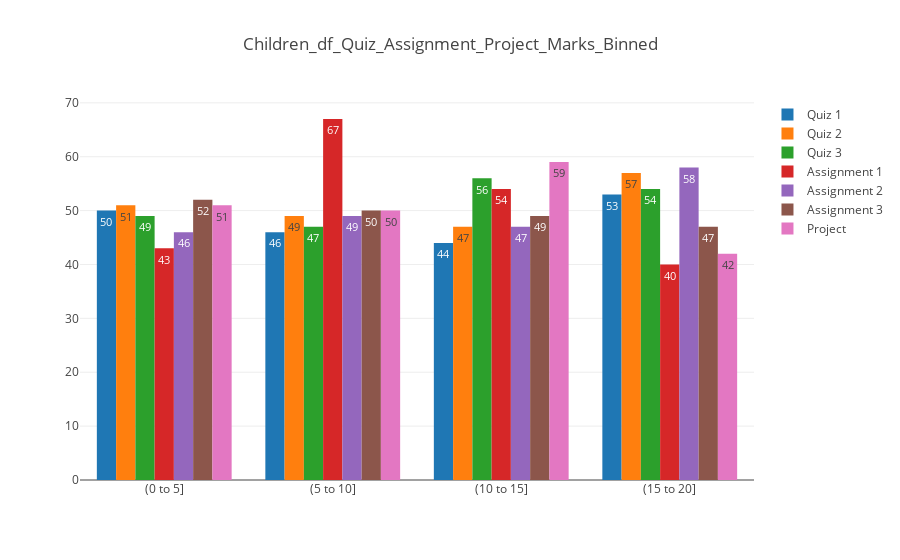

Notebook code for this chart:
### Code cell
# Quiz, Assignment, Project marks for the Children_df

trace10 = go.Bar(
    x=['(0 to 5]', '(5 to 10]', '(10 to 15]', '(15 to 20]'],
    y=children_df_quiz_1_marks_binned,
    text=children_df_quiz_1_marks_binned,
    textposition = 'auto',
    name='Quiz 1',

)

trace11 = go.Bar(
    x=['(0 to 5]', '(5 to 10]', '(10 to 15]', '(15 to 20]'],
    y=children_df_quiz_2_marks_binned,
    text=children_df_quiz_2_marks_binned,
    textposition = 'auto',
    name='Quiz 2'
)


trace12 = go.Bar(
    x=['(0 to 5]', '(5 to 10]', '(10 to 15]', '(15 to 20]'],
    y=children_df_quiz_3_marks_binned,
    text=children_df_quiz_3_marks_binned,
    textposition = 'auto',
    name='Quiz 3'
)


trace13 = go.Bar(
    x=['(0 to 5]', '(5 to 10]', '(10 to 15]', '(15 to 20]'],
    y=children_df_assignment_1_marks_binned,
    text=children_df_assignment_1_marks_binned,
    textposition = 'auto',
    name='Assignment 1'
)

trace14 = go.Bar(
    x=['(0 to 5]', '(5 to 10]', '(10 to 15]', '(15 to 20]'],
    y=children_df_assignment_2_marks_binned,
    text=children_df_assignment_2_marks_binned,
    textposition = 'auto',
    name='Assignment 2'
)

trace15 = go.Bar(
    x=['(0 to 5]', '(5 to 10]', '(10 to 15]', '(15 to 20]'],
    y=children_df_assignment_3_marks_binned,
    text=children_df_assignment_3_marks_binned,
    textposition = 'auto',
    name='Assignment 3'
)

trace16 = go.Bar(
    x=['(0 to 5]', '(5 to 10]', '(10 to 15]', '(15 to 20]'],
    y=children_df_project_marks_binned,
    text=children_df_project_marks_binned,
    textposition = 'auto',
    name='Project'
)


data = [trace10, trace11, trace12, trace13, trace14, trace15, trace16]
layout = go.Layout(
    barmode='group',
    title='Children_df_Quiz_Assignment_Project_Marks_Binned'
)

fig = go.Figure(data=data, layout=layout)
py.iplot(fig, filename='grouped-bar')

### Figure 1 — Plotly figure (JSON) as saved in the notebook; plotly's stock layout.template omitted (floating-point values rounded to 4 significant figures)
{"data": [{"name": "Quiz 1", "text": [50, 46, 44, 53], "textposition": "auto", "type": "bar", "uid": "c059329c-c413-11e8-813c-d54112adc950", "x": ["(0 to 5]", "(5 to 10]", "(10 to 15]", "(15 to 20]"], "y": [50, 46, 44, 53]}, {"name": "Quiz 2", "text": [51, 49, 47, 57], "textposition": "auto", "type": "bar", "uid": "c05934d6-c413-11e8-813c-d54112adc950", "x": ["(0 to 5]", "(5 to 10]", "(10 to 15]", "(15 to 20]"], "y": [51, 49, 47, 57]}, {"name": "Quiz 3", "text": [49, 47, 56, 54], "textposition": "auto", "type": "bar", "uid": "c059363e-c413-11e8-813c-d54112adc950", "x": ["(0 to 5]", "(5 to 10]", "(10 to 15]", "(15 to 20]"], "y": [49, 47, 56, 54]}, {"name": "Assignment 1", "text": [43, 67, 54, 40], "textposition": "auto", "type": "bar", "uid": "c059377e-c413-11e8-813c-d54112adc950", "x": ["(0 to 5]", "(5 to 10]", "(10 to 15]", "(15 to 20]"], "y": [43, 67, 54, 40]}, {"name": "Assignment 2", "text": [46, 49, 47, 58], "textposition": "auto", "type": "bar", "uid": "c05938aa-c413-11e8-813c-d54112adc950", "x": ["(0 to 5]", "(5 to 10]", "(10 to 15]", "(15 to 20]"], "y": [46, 49, 47, 58]}, {"name": "Assignment 3", "text": [52, 50, 49, 47], "textposition": "auto", "type": "bar", "uid": "c05939d6-c413-11e8-813c-d54112adc950", "x": ["(0 to 5]", "(5 to 10]", "(10 to 15]", "(15 to 20]"], "y": [52, 50, 49, 47]}, {"name": "Project", "text": [51, 50, 59, 42], "textposition": "auto", "type": "bar", "uid": "c0593aee-c413-11e8-813c-d54112adc950", "x": ["(0 to 5]", "(5 to 10]", "(10 to 15]", "(15 to 20]"], "y": [51, 50, 59, 42]}], "layout": {"barmode": "group", "title": "Children_df_Quiz_Assignment_Project_Marks_Binned"}}
